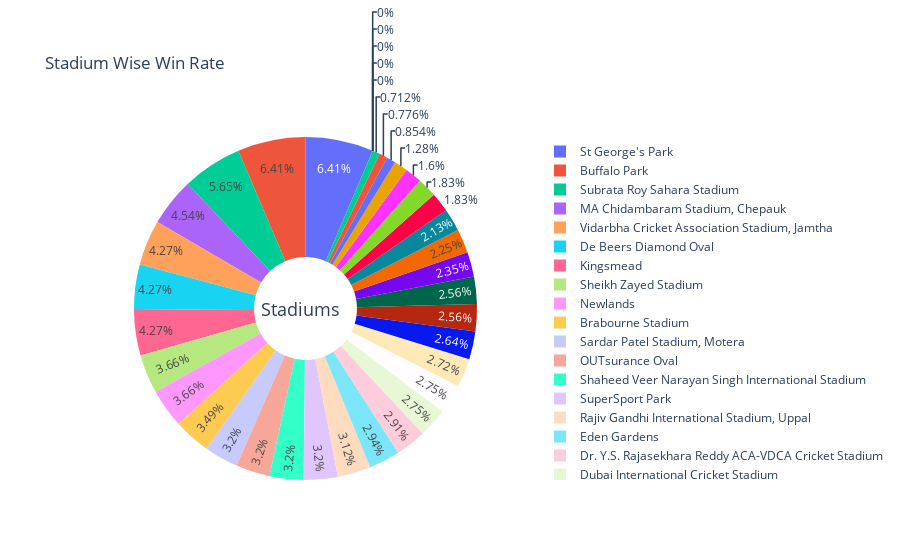

Write notebook code for a chart like this one.
### Code cell
fig.update_layout(
    
    title_text="Stadium Wise Win Rate",
    
    annotations=[dict(text='Stadiums', x=0.49, y=0.5, font_size=18, showarrow=False)])

fig.show()

### Figure 1 — Plotly figure (JSON) as saved in the notebook; plotly's stock layout.template omitted (floating-point values rounded to 4 significant figures)
{"data": [{"hole": 0.3, "labels": ["Dubai International Cricket Stadium", "Himachal Pradesh Cricket Association Stadium", "Sardar Patel Stadium, Motera", "Punjab Cricket Association Stadium, Mohali", "Barabati Stadium", "Punjab Cricket Association IS Bindra Stadium, Mohali", "Rajiv Gandhi International Stadium Uppal", "Nehru Stadium", null, "Maharashtra Cricket Association Stadium", "Eden Gardens", "Punjab Cricket Association IS Bindra Stadium,Mohali", "OUTsurance Oval", "M Chinnaswamy Stadium", "Feroz Shah Kotla", "Rajiv Gandhi International Stadium, Uppal", "Brabourne Stadium", "Vidarbha Cricket Association Stadium, Jamtha", "Green Park", "Holkar Cricket Stadium", "Shaheed Veer Narayan Singh International Stadium", "Sheikh Zayed Stadium", "Sharjah Cricket Stadium", "St George's Park", "Wankhede Stadium", "Newlands", "JSCA International Stadium Complex", "Saurashtra Cricket Association Stadium", "Dr DY Patil Sports Academy", "Buffalo Park", "New Wanderers Stadium", "SuperSport Park", "Sawai Mansingh Stadium", "Dr. Y.S. Rajasekhara Reddy ACA-VDCA Cricket Stadium", "MA Chidambaram Stadium, Chepauk", "De Beers Diamond Oval", "Kingsmead", "NULL", "Subrata Roy Sahara Stadium"], "type": "pie", "values": [42.86, 11.11, 50, 40, 28.57, 28.57, 0, 40, null, 13.33, 45.9, 0, 50, 12.12, 36.67, 48.78, 54.55, 66.67, 0, 0, 50, 57.14, 33.33, 100, 35.09, 57.14, 42.86, 20, 41.18, 100, 25, 50, 42.42, 45.45, 70.83, 66.67, 66.67, 0, 88.24]}], "layout": {"annotations": [{"font": {"size": 18}, "showarrow": false, "text": "Stadiums", "x": 0.49, "y": 0.5}], "title": {"text": "Stadium Wise Win Rate"}}}
